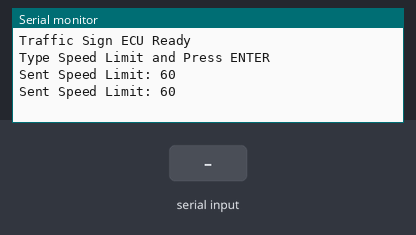
Bench run of a sketch on a simulated Arduino Uno, built with avr-gcc and run on an emulated ATmega328P. On the bench: the last lines printed to the serial monitor. Inputs (shaded band) come from the test bench.

Above: at 2.2 s.
2.3 s: "90,45\n" received over Serial
At 3.8 s:
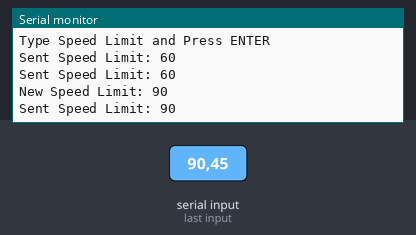
4.5 s: "30,150\n" received over Serial
At 5.6 s:
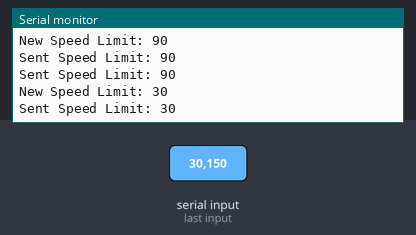
Timing chart, 0 to 7.5 s (numbered marks = the images above; inputs shaded):
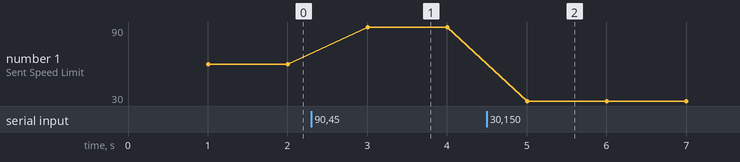

The sketch:

TrafficSign.ino
```cpp
#include <mcp_can.h>
#include <SPI.h>

MCP_CAN CAN0(5);

int speedLimit = 60;
String inputString = "";

void setup()
{
    Serial.begin(115200);
    delay(1000);

    while (CAN_OK != CAN0.begin(MCP_ANY, CAN_500KBPS, MCP_8MHZ))
    {
        Serial.println("CAN Init Failed...");
        delay(1000);
    }

    CAN0.setMode(MCP_NORMAL);

    Serial.println("Traffic Sign ECU Ready");
    Serial.println("Type Speed Limit and Press ENTER");
}

void loop()
{
    // Reading serial input
    while (Serial.available())
    {
        char c = Serial.read();

        if (c == '\n')
        {
            speedLimit = inputString.toInt();

            Serial.print("New Speed Limit: ");
            Serial.println(speedLimit);

            inputString = "";
        }
        else
        {
            inputString += c;
        }
    }

    // Preparing CAN Data
    byte data[8] = {speedLimit, 0,0,0,0,0,0,0};

    // Sending CAN Message
    byte result = CAN0.sendMsgBuf(0x100, 0, 8, data);

    if(result == CAN_OK)
    {
        Serial.print("Sent Speed Limit: ");
        Serial.println(speedLimit);
    }
    else
    {
        Serial.println("CAN Send Error");
    }

    delay(1000);
}
```

Measured:
- after the input at 2.3 s, the serial monitor: prints a new line after 0.70 s (image 1)
- after the input at 4.5 s, the serial monitor: prints a new line after 0.50 s (image 2)
- plotted number 1: 60 → 90 after the input at 2.3 s, 90 → 30 after the input at 4.5 s
